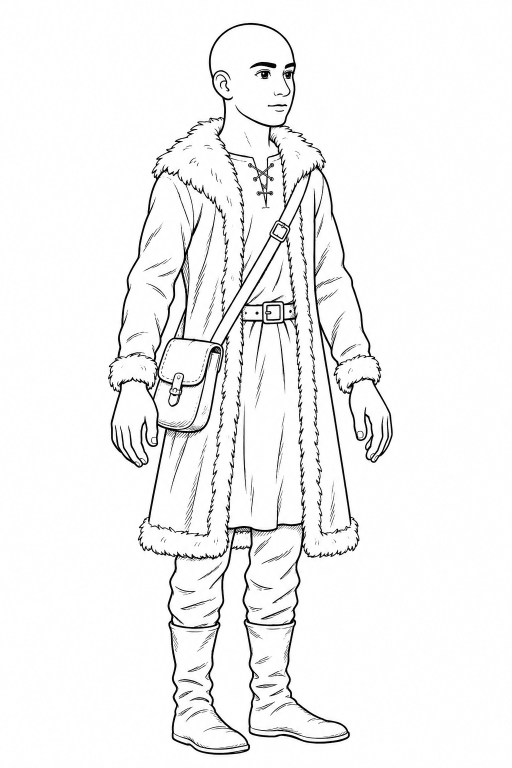
#> input picture engine-mvp/tools/kit-drawings/marco-coat-ink.webp, 1024 x 1536 px (shown at 1/2 size)
$ python aquarel.py ../../engine-mvp/tools/kit-drawings/marco-coat-ink.webp out.png
#> lines starting #> are read from the running program, lines starting #| are printed output that depends on the picture; after the words box and inside, x2 and y2 are one past the last pixel; in counts of white or black regions, pixels touching at a corner belong together
"""aquarel.py — one watercolour method for every painted surface (Bart 11-11: "can you create an algorithm for this or a
method so we can apply this to more surfaces?").

A surface starts as a COLOUR FIELD: a float RGB image (0..255) of what the place is, without any paint in it — the
earth's colours from a satellite photo, the sea's colours from its depth, a terrain picture, a sky. The method lays it
on paper as a watercolourist would, in this order (docs/aquarel-method.md explains each step and how to tune it):

  1. wander     soften the field into washes and let their edges wander, so no border is a straight blur
  2. wet_edges  lay it in a few washes; where one wash meets the next the pigment pools into a darker, wandering line
  3. blooms     here and there water ran back into a drying wash: paler inside, a dark rim
  4. reserve    masking to white: flecks and slivers of bare paper the brush never reached (glints, gaps between washes)
  5. granulate  the painted wash's own passes and grain, re-centred on the field's colour (optional: a painted texture)

A RECIPE is the set of numbers for one kind of surface (RECIPES below); `paint(field, recipe, seed)` runs the steps.

  python3 tools/watercolour/aquarel.py in.webp out.webp --recipe terrain [--seed 7] [--texture painted.webp] [--quality 88]

writes WebP (or AVIF for .avif); a .png name is written as .webp next to it (Bart 11-11: PNG is too heavy).

keeps the picture's alpha, so a cut-out stays cut out. Everything is deterministic for a seed.
"""
from __future__ import annotations

import argparse
from pathlib import Path

import numpy as np
from PIL import Image
from scipy import ndimage

LUMA = np.array([0.3, 0.59, 0.11])

# Sizes in a recipe are pixels at `ref` px wide; a smaller or larger picture scales them, so a recipe looks the same.
RECIPES: dict[str, dict] = {
    # the lesson map's land: broad washes over a continent (z4 tiles, 4096 px across the world)
    'map-land': {'ref': 4096, 'soften': 0, 'warp': 0, 'levels': 7, 'edge': 0.1, 'edge_px': 5,
                 'bloom_share': 0.16, 'bloom_light': 0.07, 'bloom_rim': 0.09, 'bloom_scale': 18,
                 'reserve_share': 0.004, 'reserve_px': 2, 'sliver_share': 0.18},
    # the lesson map's sea: the same, a little more paper left white (glints) and longer slivers along the depth changes
    'map-sea': {'ref': 4096, 'soften': 0, 'warp': 0, 'levels': 7, 'edge': 0.1, 'edge_px': 5,
                'bloom_share': 0.16, 'bloom_light': 0.07, 'bloom_rim': 0.09, 'bloom_scale': 18,
                'reserve_share': 0.008, 'reserve_px': 2, 'sliver_share': 0.3},
    # a finished, inked picture (a 3D scene's terrain, about 2048 px): never blurred or pushed about (that smears the ink),
    # light pooling, soft blooms, white kept only as a few highlights in its light parts
    'terrain': {'ref': 2048, 'soften': 0, 'warp': 0, 'levels': 6, 'edge': 0.05, 'edge_px': 5,
                'bloom_share': 0.1, 'bloom_light': 0.05, 'bloom_rim': 0.03, 'bloom_scale': 10, 'bloom_soft': 8,
                'reserve_share': 0.0006, 'reserve_px': 4, 'sliver_share': 0.06},
    # a sky picture: the same care for its ink, blooms that read as damp paper, the light parts of the clouds kept white
    'sky': {'ref': 2048, 'soften': 0, 'warp': 0, 'levels': 4, 'edge': 0.04, 'edge_px': 8,
            'bloom_share': 0.14, 'bloom_light': 0.06, 'bloom_rim': 0.02, 'bloom_scale': 8, 'bloom_soft': 14,
            'reserve_share': 0.0008, 'reserve_px': 6, 'sliver_share': 0.03},
}


def periodic_noise(n: int, scale: float, seed: int) -> np.ndarray:
    """Smooth noise in 0..1 that tiles (wraps) on both axes; `scale` = how many features across."""
    rng = np.random.default_rng(seed)
    f = np.fft.fft2(rng.standard_normal((n, n)))
    k = np.sqrt(np.add.outer(np.fft.fftfreq(n) ** 2, np.fft.fftfreq(n) ** 2)) * n
    f *= np.exp(-(k / scale) ** 2)
    r = np.real(np.fft.ifft2(f))
    return (r - r.min()) / (r.max() - r.min())


def noise_at(shape: tuple[int, int], scale: float, seed: int) -> np.ndarray:
    """periodic_noise stretched over a picture of `shape` (h, w)."""
    img = Image.fromarray((periodic_noise(512, scale, seed) * 255).astype(np.uint8)).resize((shape[1], shape[0]), Image.BICUBIC)
    return np.asarray(img, float) / 255


def hue_to_rgb(hue: np.ndarray, chroma: np.ndarray, value: np.ndarray) -> np.ndarray:
    """HSV-style rebuild (0..1): hue in degrees, chroma = max - min, value = max."""
    h = (hue % 360) / 60
    x = chroma * (1 - np.abs(h % 2 - 1))
    z = np.zeros_like(h)
    k = np.floor(h).astype(int) % 6
    rgb = np.stack([np.choose(k, [chroma, x, z, z, x, chroma]), np.choose(k, [x, chroma, chroma, x, z, z]), np.choose(k, [z, z, x, chroma, chroma, x])], -1)
    return np.clip(rgb + (value - chroma)[..., None], 0, 1)


def wander(field: np.ndarray, soften_px: float, warp_px: float, seed: int) -> np.ndarray:
    """1. Washes, not a photo: blurred, and their edges pushed about by noise so a border is a painted edge."""
    if soften_px > 0:
        field = ndimage.gaussian_filter(field, sigma=(soften_px, soften_px, 0), mode='wrap')
    if warp_px <= 0:
        return field
    h, w = field.shape[:2]
    wx = noise_at((h, w), 24, seed) - 0.5
    wy = np.roll(wx, h // 3, axis=0)
    yy, xx = np.mgrid[0:h, 0:w].astype(float)
    coords = [(yy + wy * warp_px * 2) % h, (xx + wx * warp_px * 2) % w]
    return np.dstack([ndimage.map_coordinates(field[..., c], coords, order=1, mode='wrap') for c in range(3)])


def wet_edges(field: np.ndarray, levels: int, edge: float, edge_px: float, seed: int) -> tuple[np.ndarray, np.ndarray]:
    """2. The field laid in `levels` washes by lightness; pigment pools at each wash's edge. Returns (field, edge lines)."""
    lum = field @ LUMA
    lum = (lum - lum.min()) / (np.ptp(lum) + 1e-6)
    level = np.floor((lum + (noise_at(lum.shape, 30, seed) - 0.5) * 0.12) * levels)
    lines = (level != np.roll(level, 1, 0)) | (level != np.roll(level, 1, 1))
    pooled = np.exp(-ndimage.distance_transform_edt(~lines) / max(1.0, edge_px))
    return field * (1 - edge * pooled)[..., None], lines


def blooms(field: np.ndarray, share: float, light: float, rim_dark: float, scale: float, seed: int, k: float, soft_px: float = 2) -> np.ndarray:
    """3. Backruns: a share of the paper paler inside, darker on the rim."""
    n = noise_at(field.shape[:2], scale, seed)
    bloom = n > np.quantile(n, 1 - share)
    rim = np.exp(-ndimage.distance_transform_edt(bloom) / max(1.0, 2.5 * k)) * ~bloom
    paper = field.reshape(-1, 3).max(axis=0)
    soft = ndimage.gaussian_filter(bloom.astype(float), soft_px * k)
    out = field + (paper - field) * (light * soft)[..., None]
    return out * (1 - rim_dark * rim)[..., None]


def reserve(field: np.ndarray, lines: np.ndarray, share: float, px: float, sliver_share: float, seed: int, paper: np.ndarray) -> np.ndarray:
    """4. Masking to white: bare paper where the masking fluid was — flecks in clusters (as a brush lays the fluid),
    and slivers along some wash edges where two washes did not quite meet."""
    h, w = field.shape[:2]
    fine = noise_at((h, w), 160, seed)
    clusters = noise_at((h, w), 12, seed + 7) > 0.62                    # the fluid goes on in a few strokes, not evenly
    lum = field @ LUMA
    light = lum > np.quantile(lum, 0.55)                                 # masking keeps the light parts light, never a shadow
    flecks = (fine > np.quantile(fine, 1 - share * 4)) & clusters & light
    flecks = ndimage.binary_dilation(flecks, iterations=max(0, int(round(px / 2))))
    gaps = noise_at((h, w), 40, seed + 11) > (1 - sliver_share)
    slivers = ndimage.binary_dilation(lines & gaps & light, iterations=max(1, int(round(px / 3))))
    white = ndimage.gaussian_filter((flecks | slivers).astype(float), 0.7)
    return field + (paper - field) * np.clip(white, 0, 1)[..., None]


def granulate(field: np.ndarray, texture: np.ndarray, contrast: float = 1.0) -> np.ndarray:
    """5. A painted wash's own passes and grain over the field: its variation, not its colour."""
    grain = texture / texture.reshape(-1, texture.shape[-1]).mean(axis=0)
    return field * (1 + (grain - 1) * contrast)


def paint(field: np.ndarray, recipe: dict, seed: int = 1, texture: np.ndarray | None = None, paper: tuple = (252, 247, 236)) -> np.ndarray:
    """The whole method on a colour field (float RGB 0..255, h x w x 3). Returns the same shape and scale."""
    k = field.shape[1] / recipe['ref']
    out = wander(field.astype(float), recipe['soften'] * k, recipe['warp'] * k, seed)
    out, lines = wet_edges(out, recipe['levels'], recipe['edge'], recipe['edge_px'] * k, seed)
    out = blooms(out, recipe['bloom_share'], recipe['bloom_light'], recipe['bloom_rim'], recipe['bloom_scale'], seed + 1, k, recipe.get('bloom_soft', 2))
    out = reserve(out, lines, recipe['reserve_share'], recipe['reserve_px'] * k, recipe['sliver_share'], seed + 2, np.array(paper, float))
    if texture is not None:
        out = granulate(out, texture)
    return np.clip(out, 0, 255)


def main() -> None:
    ap = argparse.ArgumentParser(description='Paint a picture with the History Portal watercolour method.')
    ap.add_argument('src', type=Path)
    ap.add_argument('out', type=Path)
    ap.add_argument('--recipe', default='terrain', choices=sorted(RECIPES))
    ap.add_argument('--seed', type=int, default=1)
    ap.add_argument('--texture', type=Path, help='a painted wash whose grain is laid over (optional)')
    ap.add_argument('--quality', type=int, default=88, help='WebP quality (AVIF is scaled to match)')
    a = ap.parse_args()
    img = Image.open(a.src).convert('RGBA')
    rgba = np.asarray(img, float)
    tex = None
    if a.texture:
        tex = np.asarray(Image.open(a.texture).convert('RGB').resize(img.size, Image.LANCZOS), float)
    rgb = paint(rgba[..., :3], RECIPES[a.recipe], a.seed, tex)
#> in paint, `k = field.shape[1] / recipe['ref']`: k = 0.5
#> in wet_edges, `level = np.floor((lum + (noise_at(lum.shape, 30, seed) - 0.5) * 0.12) ..`:
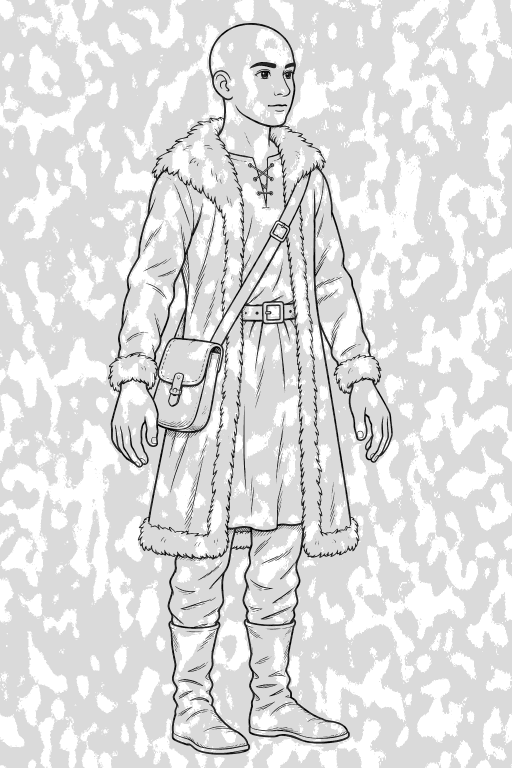
#> level: shape (1536, 1024) float64 (shown at 1/2 size); min -1, max 6, mean 5.11; drawn with min black and max white
#> in wet_edges, `lines = (level != np.roll(level, 1, 0)) | (level != np.roll(level, 1, ..`:
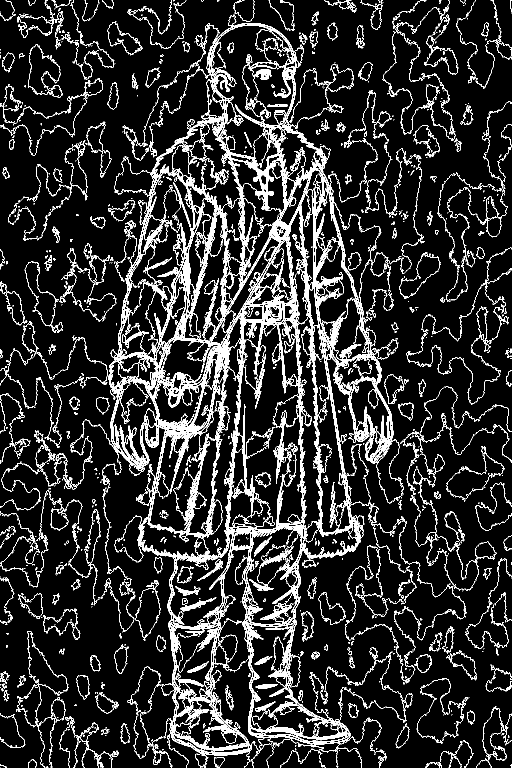
#> lines: shape (1536, 1024) bool (shown at 1/2 size); 13.2% white in thin lines or dots
#> in wet_edges, `pooled = np.exp(-ndimage.distance_transform_edt(~lines) / max(1.0, edg..`:
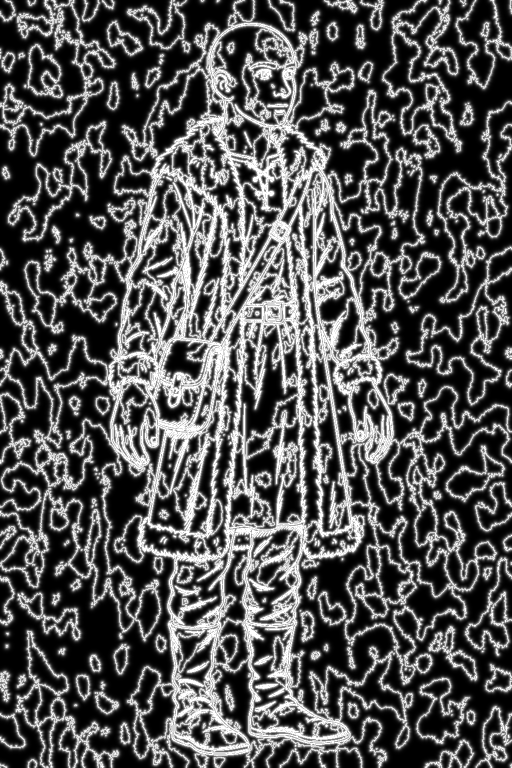
#> pooled: shape (1536, 1024) float64 (shown at 1/2 size); min 4.84e-08, max 1, mean 0.335
#> in blooms, `bloom = n > np.quantile(n, 1 - share)`: bloom: shape (1536, 1024) bool; 9.8% white; 40 white regions, largest, box (x1, y1, x2, y2) and area: (840, 1320, 1000, 1536) 20169, (566, 1123, 805, 1309) 16078, (242, 891, 357, 1120) 11721
#> in blooms, `rim = np.exp(-ndimage.distance_transform_edt(bloom) / max(1.0, 2.5 * k..`:
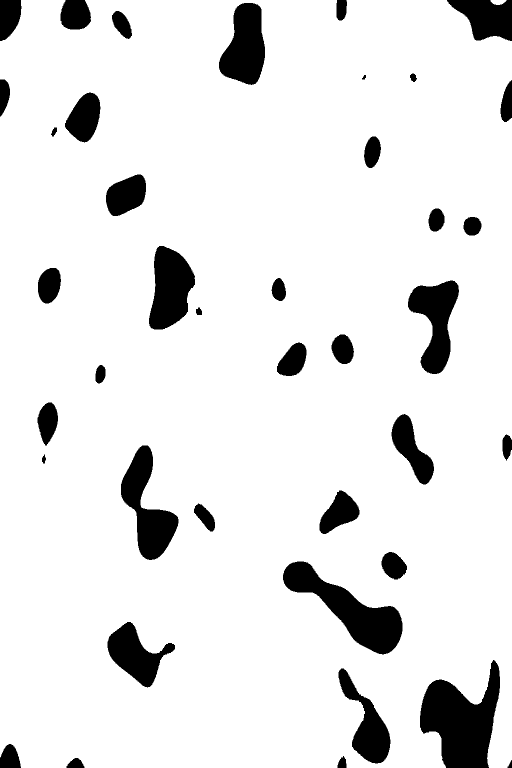
#> rim: shape (1536, 1024) float64 (shown at 1/2 size); values 0 (black) and 1 (white), 90.2% white; 40 black regions, largest, box (x1, y1, x2, y2) and area: (840, 1320, 1000, 1536) 20169, (566, 1123, 805, 1309) 16078, (242, 891, 357, 1120) 11721
#> in blooms, `paper = field.reshape(-1, 3).max(axis=0)`: paper = [255, 255, 255]
#> in reserve, `clusters = noise_at((h, w), 12, seed + 7) > 0.62`: clusters: shape (1536, 1024) bool; 14% white; 63 white regions, largest, box (x1, y1, x2, y2) and area: (253, 505, 477, 982) 24021, (44, 844, 116, 1152) 11731, (352, 101, 477, 260) 11090
#> in reserve, `light = lum > np.quantile(lum, 0.55)`:
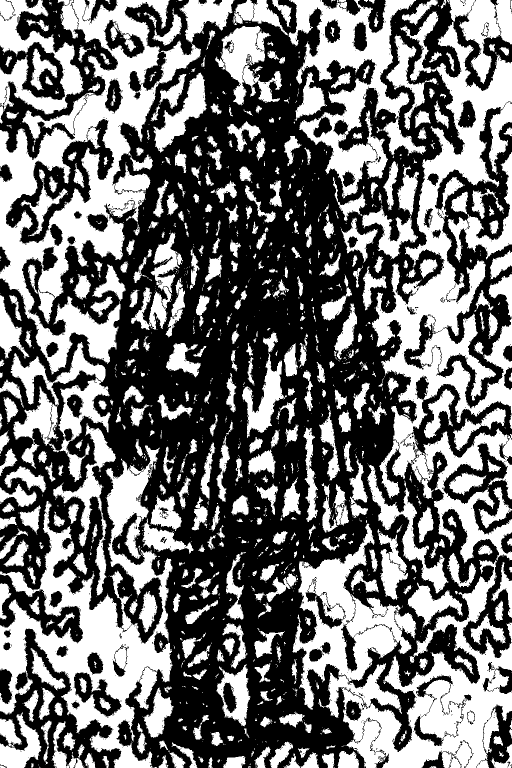
#> light: shape (1536, 1024) bool (shown at 1/2 size); 44.9% white; 1791 white regions (1271 under 20 px), largest, box (x1, y1, x2, y2) and area: (744, 23, 1024, 1127) 99524, (0, 0, 469, 749) 97009, (0, 891, 345, 1536) 69511
#> in reserve, `flecks = (fine > np.quantile(fine, 1 - share * 4)) & clusters & light`:
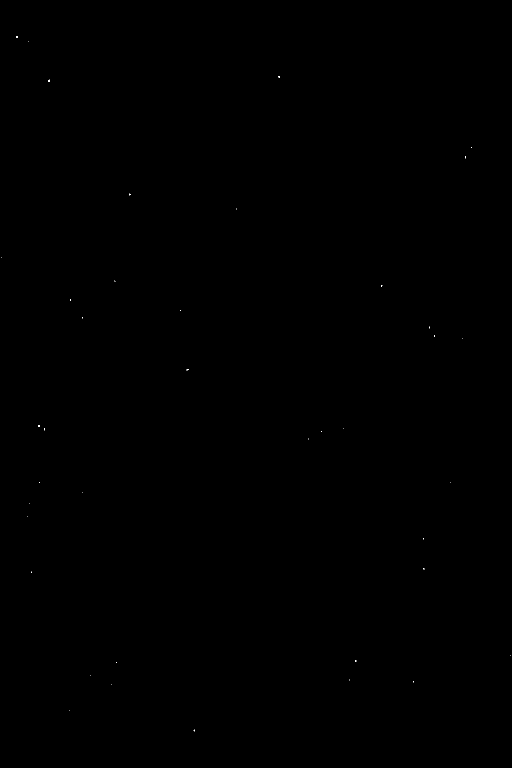
#> flecks: shape (1536, 1024) bool (shown at 1/2 size); 0.01% white in thin lines or dots
#> in reserve, `flecks = ndimage.binary_dilation(flecks, iterations=max(0, int(round(p..`: flecks: shape (1536, 1024) bool; 0.03% white in thin lines or dots
#> in noise_at (call 5), `img = Image.fromarray((periodic_noise(512, scale, seed) * 255).astype(..`:
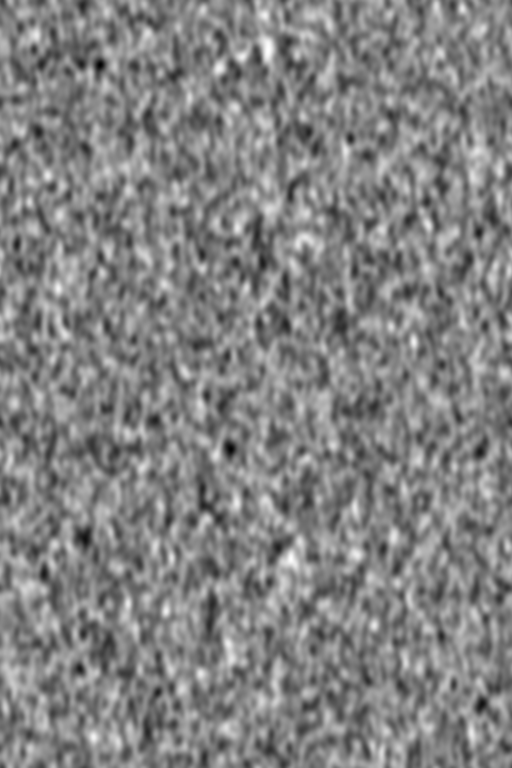
#> img: PIL image 1024x1536 L (shown at 1/2 size); min 0, max 255, mean 129.7
#> in reserve, `gaps = noise_at((h, w), 40, seed + 11) > (1 - sliver_share)`: gaps: shape (1536, 1024) bool; 0.03% white; 5 white regions (3 under 20 px), largest, box (x1, y1, x2, y2) and area: (532, 83, 542, 114) 250, (577, 1109, 587, 1126) 125
#> in reserve, `slivers = ndimage.binary_dilation(lines & gaps & light, iterations=max..`: slivers: shape (1536, 1024) bool; every value is 0
    out = save(Image.fromarray(np.dstack([rgb, rgba[..., 3]]).astype(np.uint8), 'RGBA'), a.out, a.quality)
    print(f'{out}: {a.recipe}, seed {a.seed}, {out.stat().st_size // 1024} KB')
#| out.webp: terrain, seed 1, 131 KB


def save(img: Image.Image, path: Path, quality: int = 88) -> Path:
    """WebP (lossy, alpha kept) or AVIF by the file's extension; anything else, PNG included, becomes .webp."""
    ext = path.suffix.lower()
    if ext not in ('.webp', '.avif'):
        path, ext = path.with_suffix('.webp'), '.webp'
    if ext == '.avif':
        img.save(path, quality=quality - 30)        # AVIF's scale runs lower: 58 looks like WebP 88
    else:
        img.save(path, quality=quality, alpha_quality=90, method=6)
    return path


if __name__ == '__main__':
    main()
